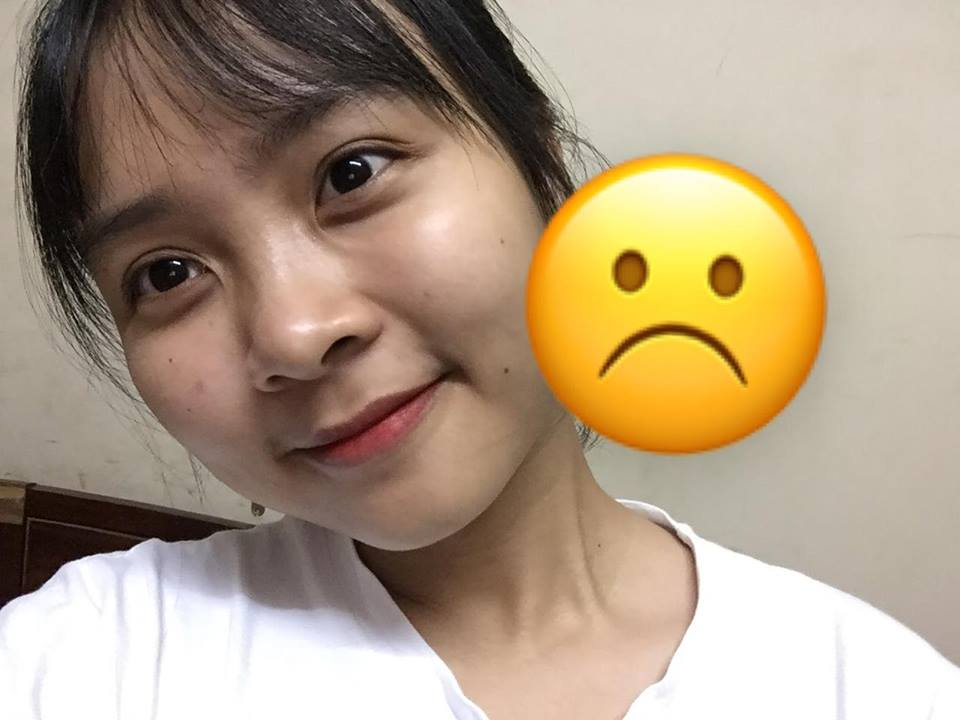
#> input picture 3.jpg, 960 x 720 px
$ python main.py
#> lines starting #> are read from the running program, lines starting #| are printed output that depends on the picture
import cv2 as cv

max_value = 255
max_value_H = 360//2

low_H = 0
low_S = 0
low_V = 0
low_E = 0

high_H = max_value_H
high_S = max_value
high_V = max_value
high_E = max_value

window_capture_name = 'Video Capture'
window_detection_name = 'Object Detection'
window_detection_edge_name = "Edge Detection"

low_H_name = 'Low H'
low_S_name = 'Low S'
low_V_name = 'Low V'
low_E_name = 'Low Edge'

high_H_name = 'High H'
high_S_name = 'High S'
high_V_name = 'High V'
high_E_name = 'High Edge'

# Change Hue
# [54 lines left out: functions on_low_H_thresh_trackbar, on_high_H_thresh_trackbar, on_low_S_thresh_trackbar, on_high_S_thresh_trackbar, on_low_V_thresh_trackbar, on_high_V_thresh_trackbar and 2 more, not called in this run]

def get_person(val):
    pass


cap = cv.imread("3.jpg", 1)
#> cap is the input picture: shape (720, 960, 3); mean B, G, R 130.8, 154.2, 173.7
# Define Name Windows
cv.namedWindow(window_capture_name)
cv.namedWindow(window_detection_name)
cv.namedWindow(window_detection_edge_name)

# Windows Detect Mask
cv.createTrackbar(low_H_name, window_detection_name , low_H, max_value_H, on_low_H_thresh_trackbar)
cv.createTrackbar(high_H_name, window_detection_name , high_H, max_value_H, on_high_H_thresh_trackbar)
cv.createTrackbar(low_S_name, window_detection_name , low_S, max_value, on_low_S_thresh_trackbar)
cv.createTrackbar(high_S_name, window_detection_name , high_S, max_value, on_high_S_thresh_trackbar)
cv.createTrackbar(low_V_name, window_detection_name , low_V, max_value, on_low_V_thresh_trackbar)
cv.createTrackbar(high_V_name, window_detection_name , high_V, max_value, on_high_V_thresh_trackbar)

# Windows Detect Edge
cv.createTrackbar(low_E_name, window_detection_edge_name , low_E, max_value, on_low_E_thresh_trackbar)
cv.createTrackbar(high_E_name, window_detection_edge_name , high_E, max_value, on_high_E_thresh_trackbar)

while True:

    frame_HSV = cv.cvtColor(cap, cv.COLOR_BGR2HSV)
#> frame_HSV: shape (720, 960, 3); mean H, S, V 20.7, 68.6, 174.1
    frame_BGR2BGRA = cv.cvtColor(cap, cv.COLOR_BGR2BGRA)
    frame_threshold = cv.inRange(frame_HSV, (low_H, low_S, low_V), (high_H, high_S, high_V))
#> frame_threshold: shape (720, 960); every value is 255
    frame_canny = cv.Canny(cap, low_E, high_E)
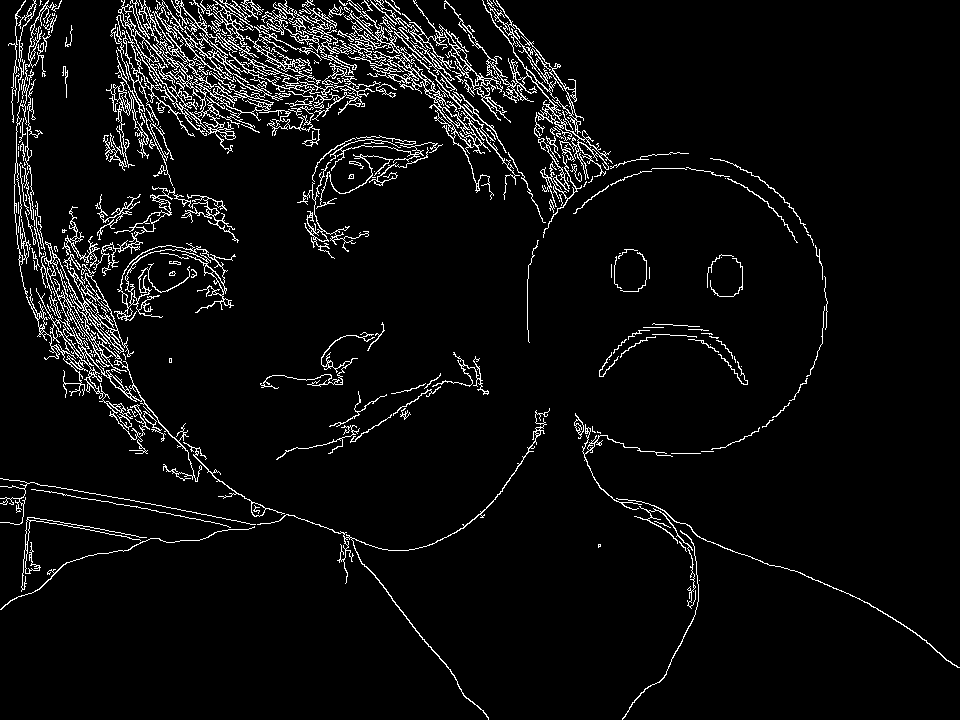
#> frame_canny: shape (720, 960); 5.3% white in thin lines or dots


    cv.imshow(window_capture_name, cap)
    cv.imshow(window_detection_name, frame_threshold)
    cv.imshow(window_detection_edge_name, frame_canny)

    key = cv.waitKey(30)
#> (key q is pressed here)
    if key == ord('q') or key == 27:
        break

$ run again, with 1.jpg copied over 3.jpg
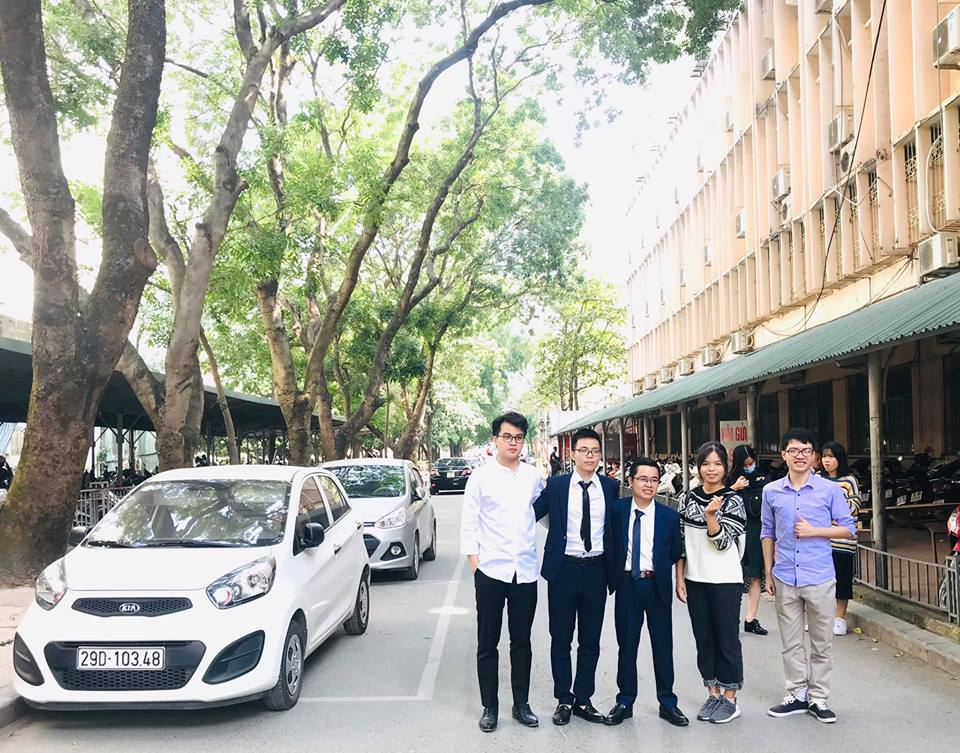
#> input picture 1.jpg, 960 x 753 px
#> cap is the input picture: shape (753, 960, 3); mean B, G, R 152.8, 162.4, 161.8
#> frame_HSV: shape (753, 960, 3); mean H, S, V 60.3, 43, 169.9
#> frame_threshold: shape (753, 960); every value is 255
#> `frame_canny = cv.Canny(cap, low_E, high_E)`:
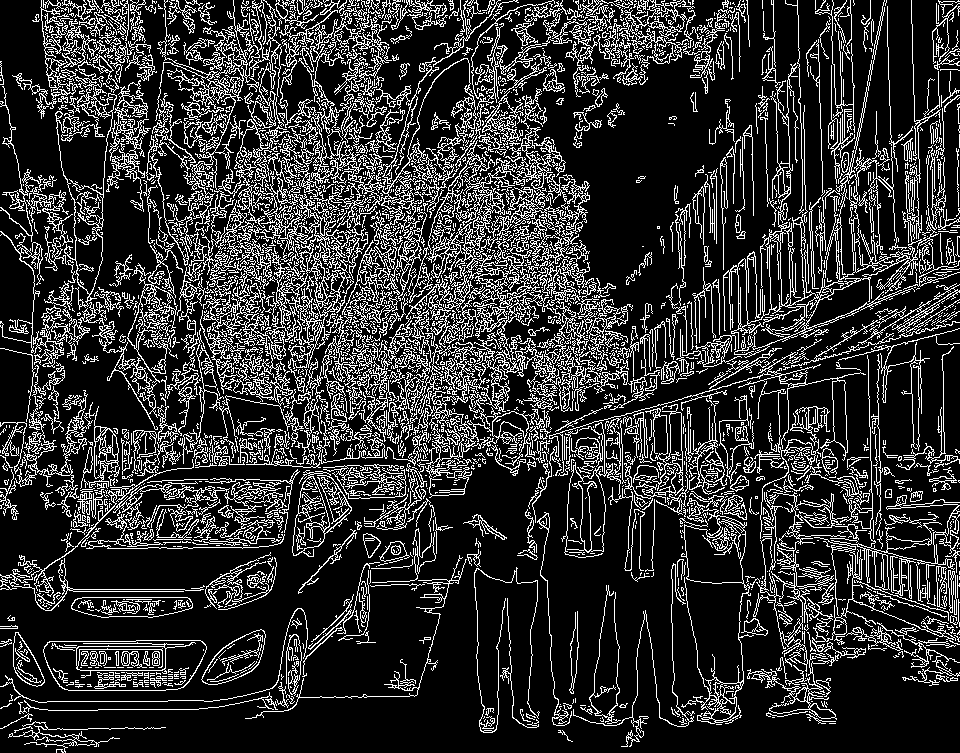
#> frame_canny: shape (753, 960); 19.5% white in thin lines or dots

$ run again, with 2.jpg copied over 3.jpg
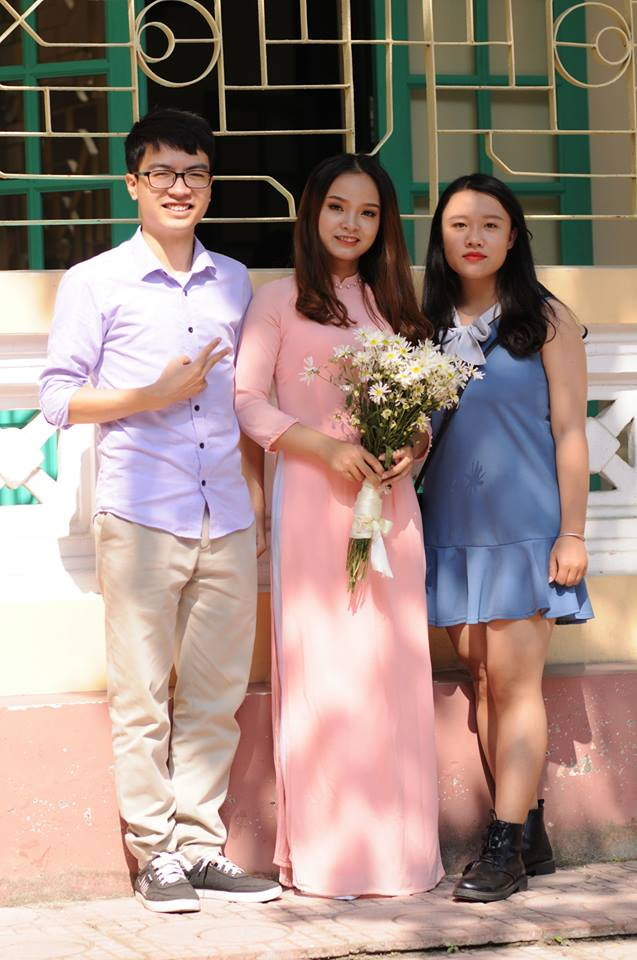
#> input picture 2.jpg, 637 x 960 px
#> cap is the input picture: shape (960, 637, 3); mean B, G, R 132.3, 140.3, 161.3
#> frame_HSV: shape (960, 637, 3); mean H, S, V 40.1, 76.9, 167.9
#> frame_threshold: shape (960, 637); every value is 255
#> `frame_canny = cv.Canny(cap, low_E, high_E)`:
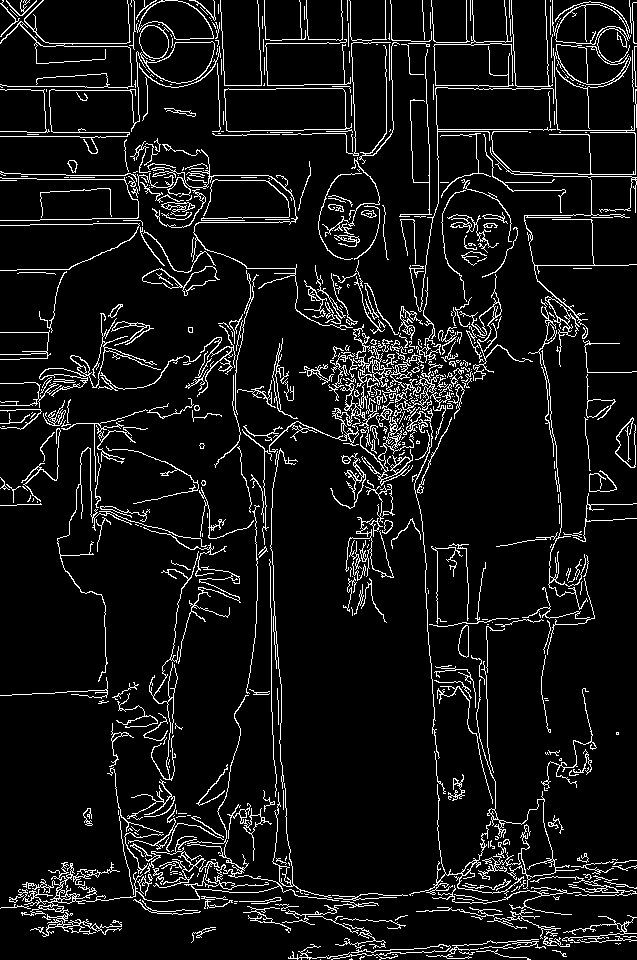
#> frame_canny: shape (960, 637); 8% white in thin lines or dots
